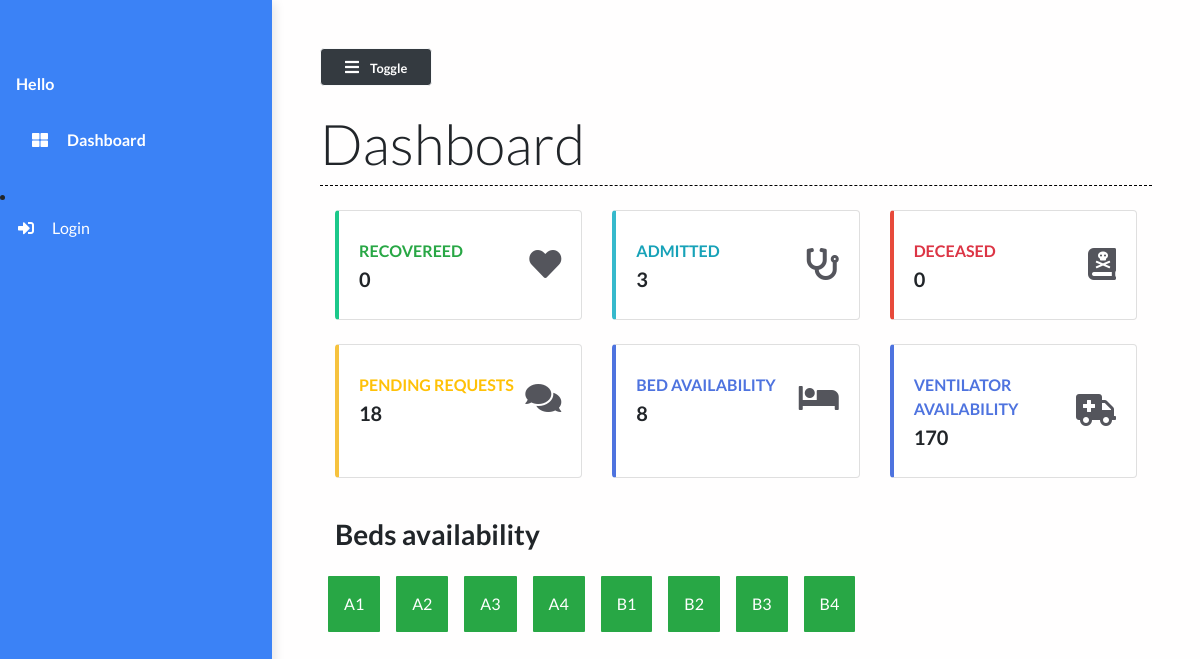
The page / on the database its author committed.
### main/models.py (models this page shows)
class Bed(models.Model):
    bed_number = models.CharField(max_length=50)
    occupied = models.BooleanField()
    def __str__(self):
        return self.bed_number

### main/views.py (the view)
# urls.py: path("", views.dashboard, name="dashboard"),
def dashboard(request):
    patients = Patient.objects.all()
    patient_count = patients.count()
    patients_recovered = Patient.objects.filter(status="Recovered")
    patients_deceased = Patient.objects.filter(status="Deceased")
    deceased_count = patients_deceased.count()
    recovered_count = patients_recovered.count()
    beds = Bed.objects.all()
    beds_available = Bed.objects.filter(occupied=False).count()
    context = {
        'patient_count': patient_count,
        'recovered_count': recovered_count,
        'beds_available': beds_available,
        'deceased_count':deceased_count,
        'beds':beds
    }
    print(patient_count)
    return render(request, 'main/dashboard.html', context)

### main/templates/main/dashboard.html (shortened to what this page needs)
{% extends 'main/base.html' %}
{% load static %}
{% block contentTitle %}
    Dashboard
{% endblock contentTitle %}
{% block content %}
    <div class="container-fluid">
        <div class="row">
            <div class="col-xl-4 col-md-6 col-sm-12 mb-4">
                <div class="card border-left-success shadow h-100 py-2">
                    <div class="card-body">
                        <div class="row no-gutters align-items-center">
                            <div class="col mr-2">
                                <div class="text-xs font-weight-bold text-success text-uppercase mb-1">
                                    Recovereed</div>
                                <div class="h5 mb-0 font-weight-bold text-gray-800">{{ recovered_count }}</div>
                            </div>
                            <div class="col-auto">
                                <i class="fas fa-heart fa-2x text-gray-300"></i>
                            </div>
                        </div>
                    </div>
                </div>
            </div>
            <div class="col-xl-4 col-md-6 col-sm-12 mb-4">
                <div class="card border-left-info shadow h-100 py-2">
                    <div class="card-body">
                        <div class="row no-gutters align-items-center">
                            <div class="col mr-2">
                                <div class="text-xs font-weight-bold text-info text-uppercase mb-1">
                                    Admitted</div>
                                <div class="h5 mb-0 font-weight-bold text-gray-800">{{ patient_count }}</div>
                            </div>
                            <div class="col-auto">
                                <i class="fas fa-stethoscope fa-2x text-gray-300"></i>
                            </div>
                        </div>
                    </div>
                </div>
            </div>
            <div class="col-xl-4 col-md-6 col-sm-12 mb-4">
                <div class="card border-left-danger shadow h-100 py-2">
                    <div class="card-body">
                        <div class="row no-gutters align-items-center">
                            <div class="col mr-2">
                                <div class="text-xs font-weight-bold text-danger text-uppercase mb-1">Deceased
                                </div>
                                <div class="row no-gutters align-items-center">
                                    <div class="col-auto">
                                        <div class="h5 mb-0 mr-3 font-weight-bold text-gray-800">{{deceased_count}}</div>
                                    </div>
                                </div>
                            </div>
                            <div class="col-auto">
                                <i class="fas fa-book-dead fa-2x text-gray-300"></i>
                            </div>
                        </div>
                    </div>
                </div>
            </div>
            <div class="col-xl-4 col-md-6 col-sm-12 mb-4">
                <div class="card border-left-warning shadow h-100 py-2">
                    <div class="card-body">
                        <div class="row no-gutters align-items-center">
                            <div class="col mr-2">
                                <div class="text-xs font-weight-bold text-warning text-uppercase mb-1">
                                    Pending Requests</div>
                                <div class="h5 mb-0 font-weight-bold text-gray-800">18</div>
                            </div>
                            <div class="col-auto">
                                <i class="fas fa-comments fa-2x text-gray-300"></i>
                            </div>
                        </div>
                    </div>
                </div>
            </div>
            <div class="col-xl-4 col-md-6 col-sm-12 mb-4">
                <div class="card border-left-primary shadow h-100 py-2">
                    <div class="card-body">
                        <div class="row no-gutters align-items-center">
                            <div class="col mr-2">
                                <div class="text-xs font-weight-bold text-blue text-uppercase mb-1">
                                    Bed availability</div>
                                <div class="h5 mb-0 font-weight-bold text-gray-800">{{beds_available}}</div>
                            </div>
                            <div class="col-auto">
                                <i class="fas fa-bed fa-2x text-gray-300"></i>
                            </div>
                        </div>
                    </div>
                </div>
            </div>
            <div class="col-xl-4 col-md-6 col-sm-12 mb-4">
                <div class="card border-left-primary shadow h-100 py-2">
                    <div class="card-body">
                        <div class="row no-gutters align-items-center">
                            <div class="col mr-2">
                                <div class="text-xs font-weight-bold text-blue text-uppercase mb-1">
                                    ventilator availability</div>
                                <div class="h5 mb-0 font-weight-bold text-gray-800">170</div>
                            </div>
                            <div class="col-auto">
                                <i class="fas fa-ambulance fa-2x text-gray-300"></i>
                            </div>
                        </div>
                    </div>
                </div>
            </div>
        </div>
        <div><h3 class="font-weight-bold my-3">Beds availability</h3></div>
        <div class="row">
            {% for bed in beds %}
                <div class="
                {% if bed.occupied == True %}
                bg-danger
                {% elif bed.occupied == False %}
                bg-success
                {% endif %}
                grid-box my-2 mx-2 py-3 px-3 text-white">{{ bed }}</div>
            {% endfor %}
        </div>
    </div>
{% endblock content %}

### static/styles/base.css (style rules this page uses)
body { background: #fffefe; min-height: 100vh; overflow-x: hidden; font-family:Lato,'Helvetica Neue',Helvetica,Arial,sans-serif; }
.border-left-info { border-left: 0.25rem solid #36b9cc !important; }
.border-left-warning { border-left: 0.25rem solid #f6c23e !important; }
.border-left-success { border-left: 0.25rem solid #1cc88a !important; }
.border-left-danger { border-left: 0.25rem solid #e74a3b !important; }
.text-gray-300 { color: #54555c !important; }
.border-left-primary { border-left: 0.25rem solid #4e73df !important; }
.text-blue { color: #4e73df !important; }
.grid-box { border-radius: 1px; }

### rows shown on the page
Bed: bed_number "A1"
Bed: bed_number "A2"
Bed: bed_number "A3"
Bed: bed_number "A4"
Bed: bed_number "B1"
Bed: bed_number "B2"
Bed: bed_number "B3"
Bed: bed_number "B4"

### other values the page prints
{{ recovered_count }} "0"
{{ patient_count }} "3"
{{ deceased_count }} "0"
{{ beds_available }} "8"
